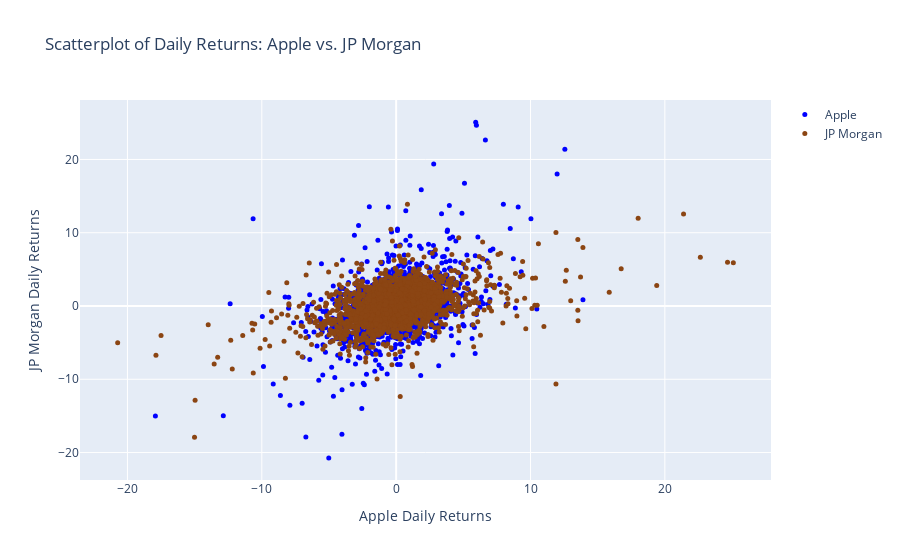

This figure's notebook cell:
### Markdown cell above
<font color='dodgerblue'> <b> Bonus: Scatter Plot</b><font color='orange'>

### Code cell
import pandas as pd
import plotly.graph_objects as go
import plotly.express as px


# Veri setini yeniden yükleyelim
returns_df = pd.read_csv('stocks_daily_returns.csv')
returns_df['Date'] = pd.to_datetime(returns_df['Date'])
returns_df.set_index('Date', inplace=True)

# Create a DataFrame for plotting with plotly
plot_df = returns_df.reset_index()

# Add formatted date column for hover data
plot_df['Formatted Date'] = plot_df['Date'].dt.strftime('%Y-%m-%d')

# Create the figure
fig = go.Figure()

# Add Apple scatter plot
fig.add_trace(go.Scatter(
    x=plot_df['AAPL'],
    y=plot_df['JPM'],
    mode='markers',
    marker=dict(color='blue', size=5),
    text=plot_df['Formatted Date'],
    name='Apple',
    hovertemplate='Date: %{text}<br>Apple Returns: %{x}<br>'
))

# Add JP Morgan scatter plot
fig.add_trace(go.Scatter(
    x=plot_df['JPM'],
    y=plot_df['AAPL'],
    mode='markers',
    marker=dict(color='saddlebrown', size=5),
    text=plot_df['Formatted Date'],
    name='JP Morgan',
    hovertemplate='Date: %{text}<br>JP Morgan Returns: %{x}<br>'
))

# Set the titles and labels
fig.update_layout(
    title='Scatterplot of Daily Returns: Apple vs. JP Morgan',
    xaxis_title='Apple Daily Returns',
    yaxis_title='JP Morgan Daily Returns',
    hovermode='closest'
)

# Show the plot
fig.show()

### Figure 1 — Plotly figure (JSON) as saved in the notebook; plotly's stock layout.template omitted (floating-point values rounded to 4 significant figures; data arrays with more than 128 entries replaced by an {"elided": "..."} marker saying what was removed)
{"data": [{"hovertemplate": "Date: %{text}<br>Apple Returns: %{x}<br>", "marker": {"color": "blue", "size": 5}, "mode": "markers", "name": "Apple", "text": {"elided": "3642 str values"}, "type": "scatter", "x": {"elided": "3642 float values"}, "y": {"elided": "3642 float values"}}, {"hovertemplate": "Date: %{text}<br>JP Morgan Returns: %{x}<br>", "marker": {"color": "saddlebrown", "size": 5}, "mode": "markers", "name": "JP Morgan", "text": {"elided": "3642 str values"}, "type": "scatter", "x": {"elided": "3642 float values"}, "y": {"elided": "3642 float values"}}], "layout": {"hovermode": "closest", "title": {"text": "Scatterplot of Daily Returns: Apple vs. JP Morgan"}, "xaxis": {"title": {"text": "Apple Daily Returns"}}, "yaxis": {"title": {"text": "JP Morgan Daily Returns"}}}}
